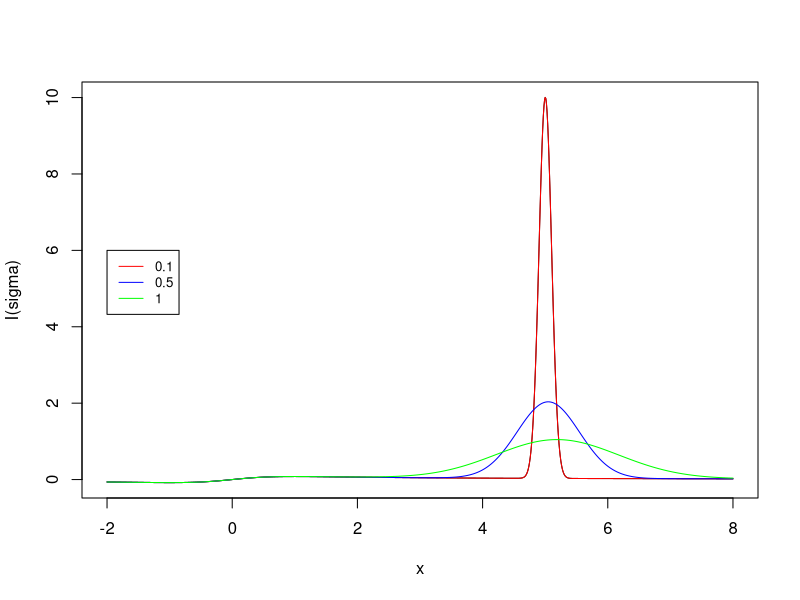
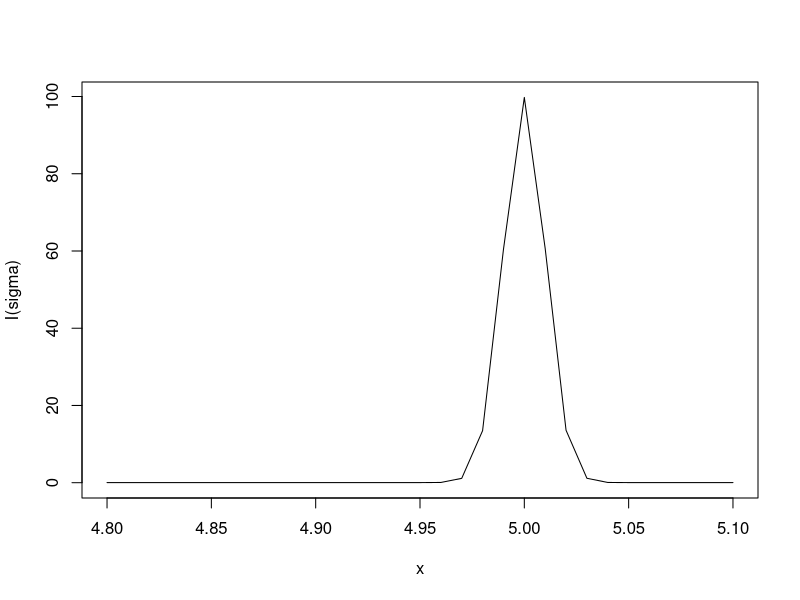
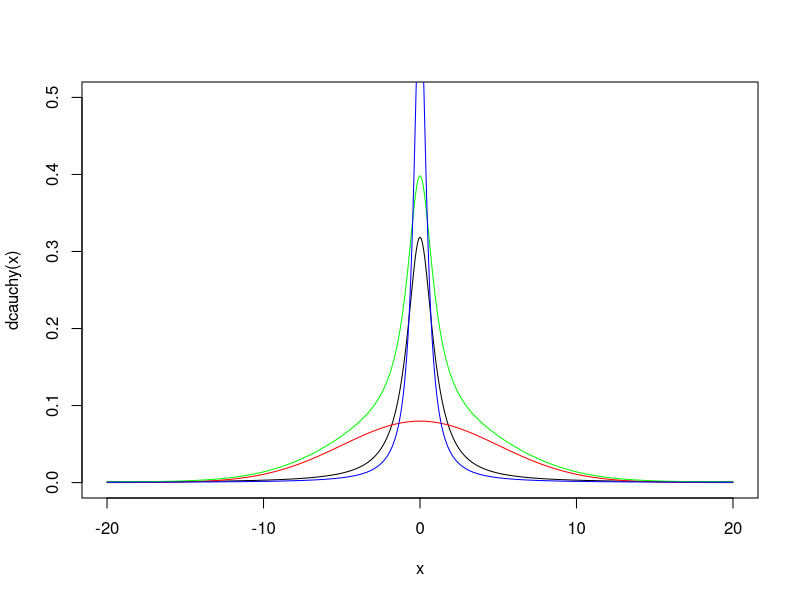

These charts were generated, in order, by the following R code: (Note: this script raises an error after producing the figures.)
rm(list = ls())
set.seed(222)

sigma <- 1
sigmas <- c(0.01,0.1,0.5,1)

I_sigma <- function(x, sigma=0.01){
  1/2*x*(1/(pi*(1+x^2)) + 1/(sigma*sqrt(2*pi)) * exp(-(x-5)^2/(2*sigma^2)))
}

x <- seq(-2,8,0.01)

# pdf('Isigma.pdf', width=9, heigh=5)
plot(x, I_sigma(x,0.1), type='l', ylab='I(sigma)')
lines(x, I_sigma(x,0.1), type='l', col ='red')
lines(x, I_sigma(x,0.5), type='l', col ='blue')
lines(x, I_sigma(x,1), type='l', col ='green')
legend(-2, 6, legend=c(0.1, 0.5, 1),
       col=c("red", "blue", "green"), lty=1:1, cex=0.8)
# dev.off()

for(sigma in sigmas){
  print(integrate(I_sigma, -Inf,Inf, sigma))
  }

sigma=1
integrate(I_sigma,-Inf,-1,sigma, subdivisions=2000)$value+
  integrate(I_sigma,-1,1,sigma)$value+
  integrate(I_sigma,1,3,sigma)$value+
  integrate(I_sigma, 3,6,sigma)$value+
  integrate(I_sigma, 6,Inf,sigma, subdivisions=2000)$value

x <- seq(4.8,5.1,0.01)
plot(x, I_sigma(x,0.01), type='l', ylab='I(sigma)')

integrate(I_sigma, -Inf, 4.8, sigma=0.01 ,subdivisions=2000)$value+
  integrate(I_sigma, 4.8, 5.1, sigma=0.01)$value+
  integrate(I_sigma, 5.1, Inf, sigma=0.01, subdivisions=2000)$value


#part b


f_i <- function(x, sigma=1){
  1/2*(1/(pi*(1+x^2)) + 1/(sigma*sqrt(2*pi)) * exp(-(x-5)^2/(2*sigma^2)))
}
g_i <- function(x) dnorm(x,0,4)

phi <- function(x) x

y <- rnorm(1e4,0,4)
w <- y*f_i(y)/g_i(y)
mean(w)

my_ISamp <- function(phi,f,g,y){
  IS <- mean(phi(y)*f(y)/g(y))
  IS_sd <- sd(phi(y)*f(y)/g(y))/sqrt(length(y))
  res <- c(IS, IS_sd)
  res
  
}

my_ISamp(phi,f_i,g_i,y)

n <- 1e4 
X <- rcauchy(n) + rnorm(n,0,5)

mean(X)
x <- seq(-20,20,0.01)
plot(x,dcauchy(x), type ='l', ylim=c(0,0.5))
lines(x, dnorm(x,0,5), col='red')
lines(x, dcauchy(x) + dnorm(x,0,5), col='green')
lines(x, dcauchy(x, 0,0.5), col='blue')


#monte carlo
#need to sample first
#this was not done.

rf <- function(){
  
  while(1){
    x <- rnorm(1)
    if (runif(1) < new_f(x)/(C*g(x))){
      return(x)
    }
  }
}

x_samples <- replicate(1e4, rf())



